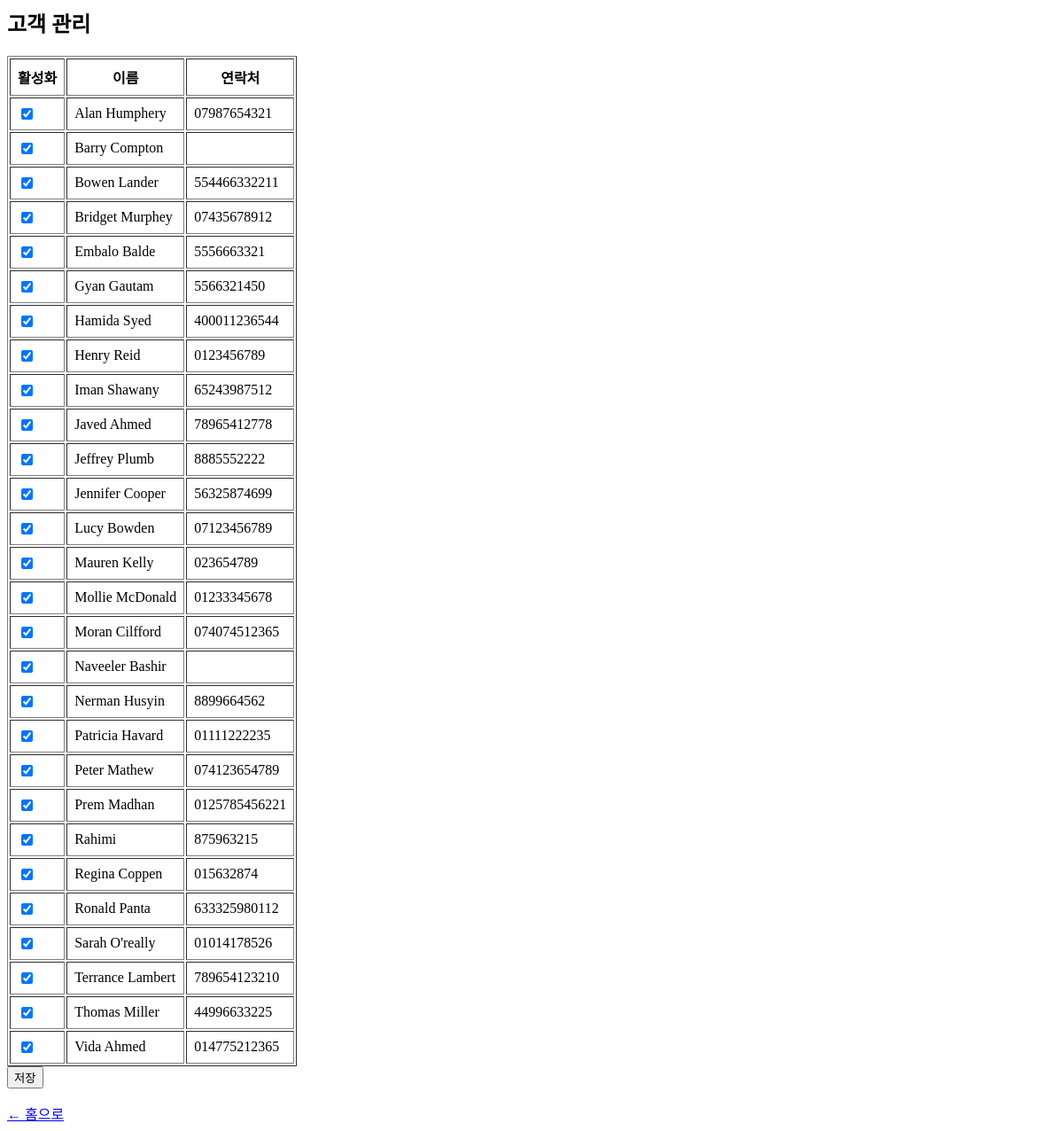
The page /manage_customers on the database as committed earlier.
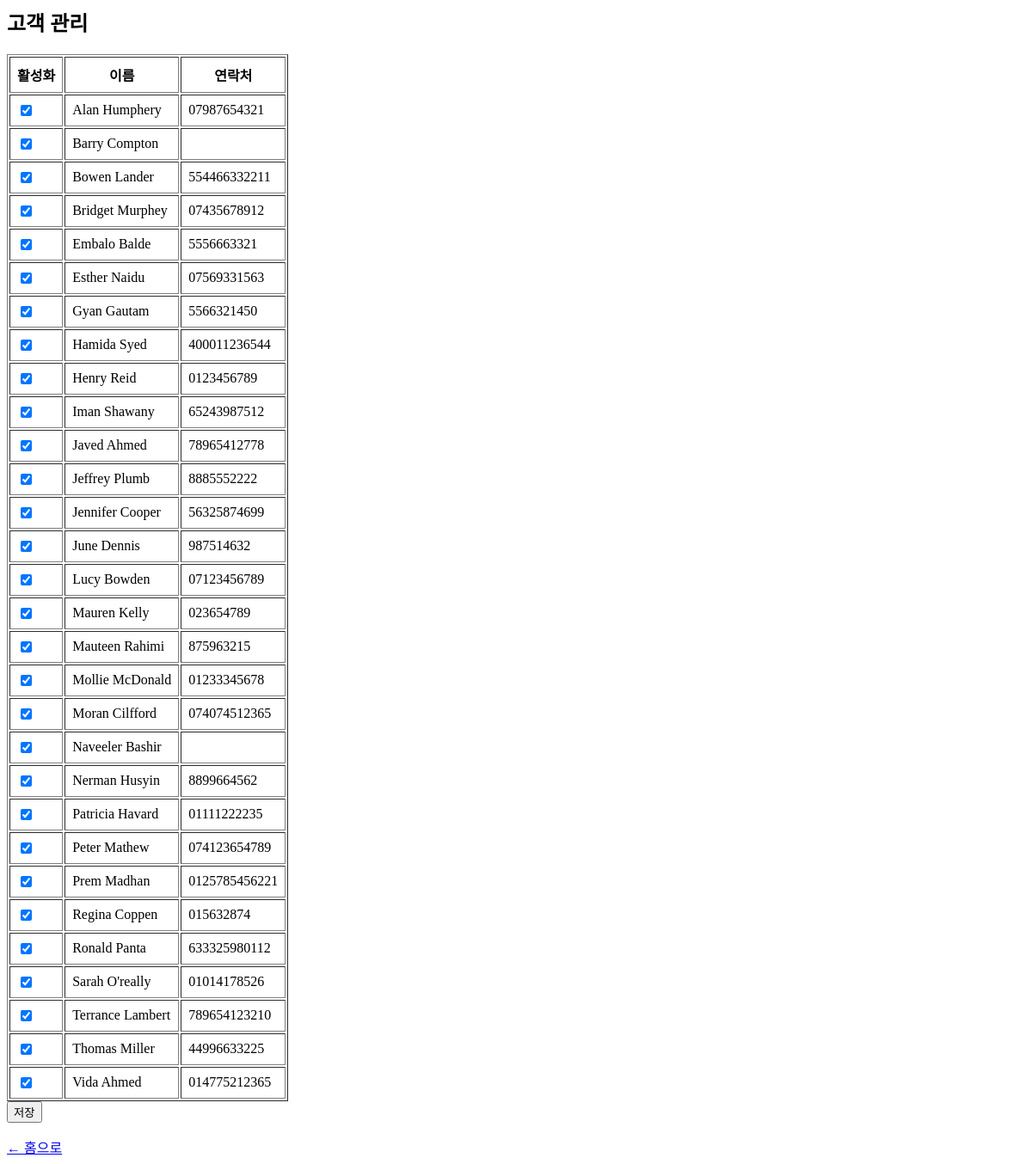
The same page on the database as committed later.
### tables this page shows
CREATE TABLE Customers(
                  id INTEGER PRIMARY KEY AUTOINCREMENT,
                  name TEXT NOT NULL,
                  contact TEXT,
                  start_date DATE
                  , is_active INTEGER DEFAULT 1, next_due_date DATE);

### medication_reminder_app.py (the view, shortened to what this page needs)
@app.route('/manage_customers', methods=['GET', 'POST'])
def manage_customers():
    with sqlite3.connect('medication.db') as conn:
        c = conn.cursor()
        c.execute("SELECT id, name, contact, is_active FROM Customers ORDER BY name COLLATE NOCASE ASC")
        customers = c.fetchall()
    return render_template("manage_customers.html", customers=customers)

### templates/manage_customers.html
<h2>고객 관리</h2>
<form method="POST">
  <table border="1" cellpadding="8">
    <tr>
      <th>활성화</th>
      <th>이름</th>
      <th>연락처</th>
    </tr>
    {% for cust in customers %}
    <tr>
      <td>
        <input type="checkbox" name="active_customers" value="{{ cust[0] }}"
               {% if cust[3] == 1 %}checked{% endif %}>
      </td>
      <td>{{ cust[1] }}</td>
      <td>{{ cust[2] }}</td>
    </tr>
    {% endfor %}
  </table>
  <button type="submit">저장</button>
</form>
<a href="{{ url_for('index') }}">← 홈으로</a>

Rows that differ between the two databases and show on the page:
added Customers: is_active "☑", name "Esther Naidu", contact "07569331563"
added Customers: is_active "☑", name "June Dennis", contact "987514632"
changed Customers: name "Rahimi" → "Mauteen Rahimi"; moves up the list
